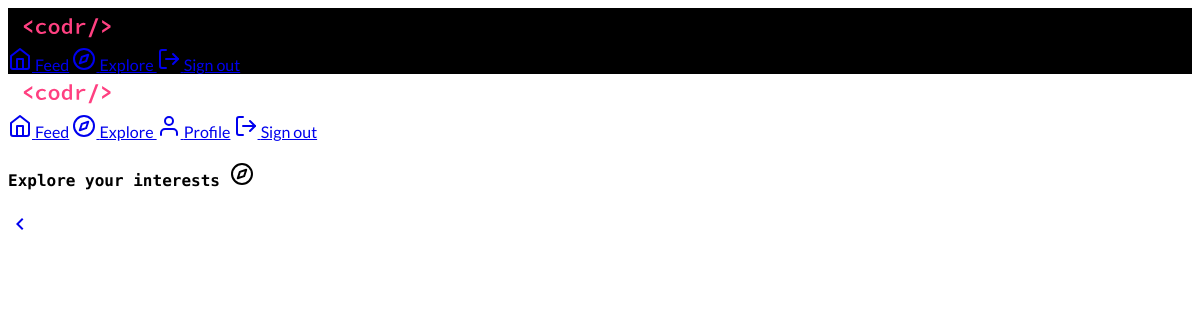
The app's page /explore?page=2 (signed in), older data.
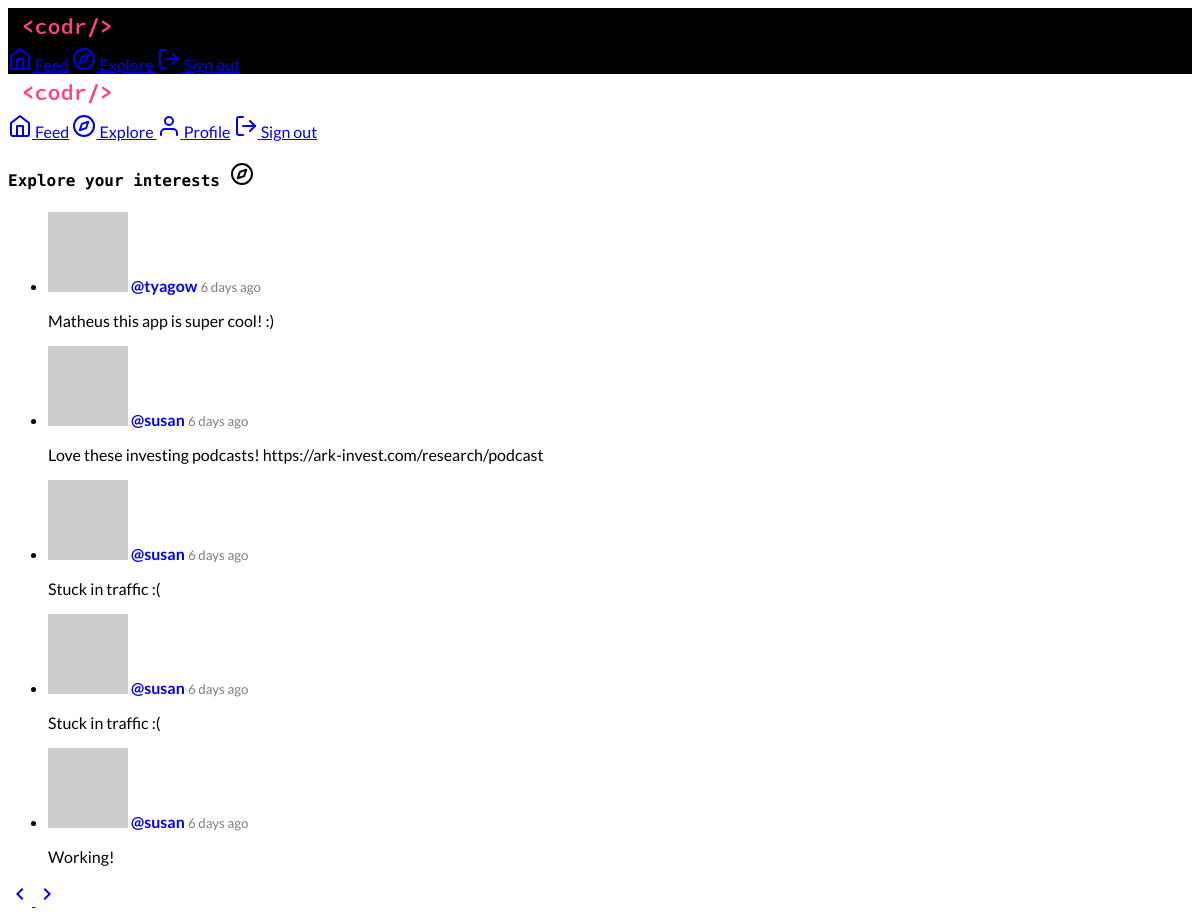
The same page, newer data.
### app/models.py (models this page shows, shortened)
class Post(db.Model):
    id = db.Column(db.Integer, primary_key=True)
    body = db.Column(db.String(140))
    timestamp = db.Column(db.DateTime, index=True, default=datetime.utcnow)
    user_id = db.Column(db.Integer, db.ForeignKey("user.id"))

### app/main/routes.py (the view)
@blueprint.route("/explore", methods=["GET"])
@login_required
def explore():
    page = request.args.get("page", 1, type=int)
    posts = Post.query.order_by(Post.timestamp.desc()).paginate(
        page, current_app.config["PAGINATION_LIMIT"], False
    )
    next_url = url_for("main.explore", page=posts.next_num) if posts.has_next else None
    prev_url = url_for("main.explore", page=posts.prev_num) if posts.has_prev else None
    return render_template(
        "explore.html",
        title="Explore",
        posts=posts.items,
        next_url=next_url,
        prev_url=prev_url,
    )

### app/main/routes.py (called while the page is built)
@blueprint.before_request
def before_request():
    if current_user.is_authenticated:
        current_user.last_seen = datetime.utcnow()
        db.session.commit()
        g.locale = str(get_locale())

### app/models.py (called while the page is built)
@login.user_loader
def load_user(id):
    return User.query.get(int(id))

    def avatar(self, size):
        digest = md5(self.email.lower().encode("utf8")).hexdigest()
        return "https://www.gravatar.com/avatar/{}?d=identicon&s={}".format(
            digest, size
        )

### app/templates/explore.html (shortened to what this page needs)
{% extends "base.html" %}
{% block content %}
<div class="mdl-grid">
    <div class="mdl-cell mdl-cell--4-col mdl-cell--4-offset mdl-cell--12-col-tablet mdl-cell--12-col-phone">
        <h4>Explore your interests <i data-feather="compass"></i></h4>
        <ul class="demo-list-three mdl-list">
            {% for post in posts %}
            {% include 'partials/_post.html' %}
            {% endfor %}
        </ul>
        {% if prev_url %}
        <a href="{{ prev_url }}" class="mdl-button mdl-js-button mdl-button--fab mdl-button--mini-fab">
            <i class="material-icons">
            </i>
        </a>
        {% endif %}
        {% if next_url %}
        <a href="{{ next_url }}"
            class="mdl-button mdl-js-button mdl-button--fab mdl-button--mini-fab mdl-button--colored">
            <i class="material-icons">
            </i>
        </a>
    </div>
</div>
{% endif %}
{% endblock %}

### app/templates/partials/_post.html (shortened to what this page needs)
<li class="mdl-list__item mdl-list__item--three-line">
  <span class="mdl-list__item-primary-content">
    <img src="{{ post.author.avatar(42) }}" class="material-icons mdl-list__item-avatar" />
    {{ _('%(username)s', username=user_link) }}
    <p class="mdl-list__item-text-body">
      {{ post.body }}
    </p>
  </span>
</li>

Row changes from the older to the newer data that the page shows:
added Post: body "Matheus this app is super cool! :)"
added Post: body "Love these investing podcasts! https://ark-invest.com/research/podcast"
added Post: body "Stuck in traffic :("
added Post: body "Stuck in traffic :("
added Post: body "Working!"
